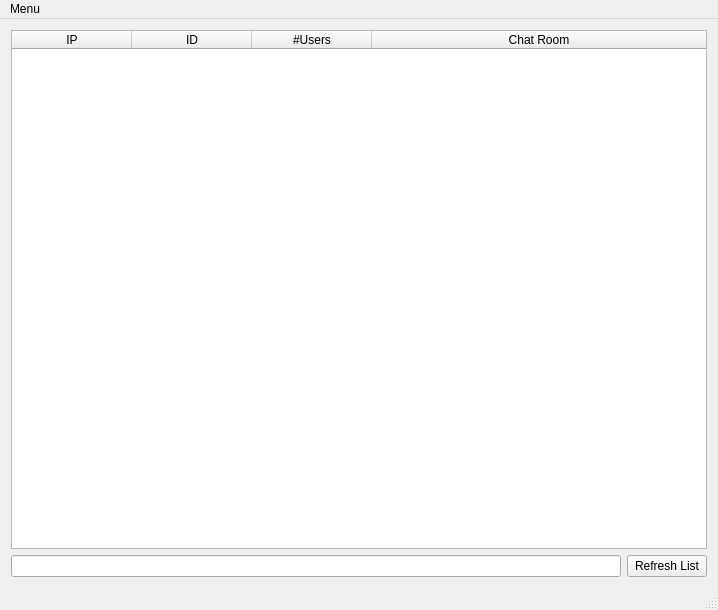
<?xml version="1.0" encoding="UTF-8"?>
<ui version="4.0">
 <class>MainWindow</class>
 <widget class="QMainWindow" name="MainWindow">
  <property name="geometry">
   <rect>
    <x>0</x>
    <y>0</y>
    <width>718</width>
    <height>610</height>
   </rect>
  </property>
  <property name="sizePolicy">
   <sizepolicy hsizetype="Preferred" vsizetype="Preferred">
    <horstretch>0</horstretch>
    <verstretch>0</verstretch>
   </sizepolicy>
  </property>
  <property name="windowTitle">
   <string>Channel List</string>
  </property>
  <widget class="QWidget" name="centralWidget">
   <layout class="QVBoxLayout" name="verticalLayout">
    <item>
     <widget class="QTableWidget" name="chatRoomTable">
      <property name="maximumSize">
       <size>
        <width>10000</width>
        <height>10000</height>
       </size>
      </property>
      <property name="editTriggers">
       <set>QAbstractItemView::NoEditTriggers</set>
      </property>
      <attribute name="horizontalHeaderCascadingSectionResizes">
       <bool>false</bool>
      </attribute>
      <attribute name="horizontalHeaderDefaultSectionSize">
       <number>120</number>
      </attribute>
      <attribute name="horizontalHeaderMinimumSectionSize">
       <number>40</number>
      </attribute>
      <attribute name="horizontalHeaderStretchLastSection">
       <bool>true</bool>
      </attribute>
      <column>
       <property name="text">
        <string>IP</string>
       </property>
      </column>
      <column>
       <property name="text">
        <string>ID</string>
       </property>
      </column>
      <column>
       <property name="text">
        <string>#Users</string>
       </property>
      </column>
      <column>
       <property name="text">
        <string>Chat Room</string>
       </property>
      </column>
     </widget>
    </item>
    <item>
     <layout class="QHBoxLayout" name="horizontalLayout">
      <item>
       <widget class="QLineEdit" name="commandLine"/>
      </item>
      <item>
       <widget class="QPushButton" name="refreshButton">
        <property name="text">
         <string>Refresh List</string>
        </property>
       </widget>
      </item>
     </layout>
    </item>
   </layout>
  </widget>
  <widget class="QMenuBar" name="menuBar">
   <property name="geometry">
    <rect>
     <x>0</x>
     <y>0</y>
     <width>718</width>
     <height>23</height>
    </rect>
   </property>
   <widget class="QMenu" name="menuMenu">
    <property name="title">
     <string>Menu</string>
    </property>
    <addaction name="actionCreate_ChatRoom"/>
   </widget>
   <addaction name="menuMenu"/>
  </widget>
  <widget class="QStatusBar" name="statusBar"/>
  <action name="actionCreate_ChatRoom">
   <property name="text">
    <string>Create ChatRoom</string>
   </property>
  </action>
 </widget>
 <layoutdefault spacing="6" margin="11"/>
 <resources/>
 <connections/>
</ui>
